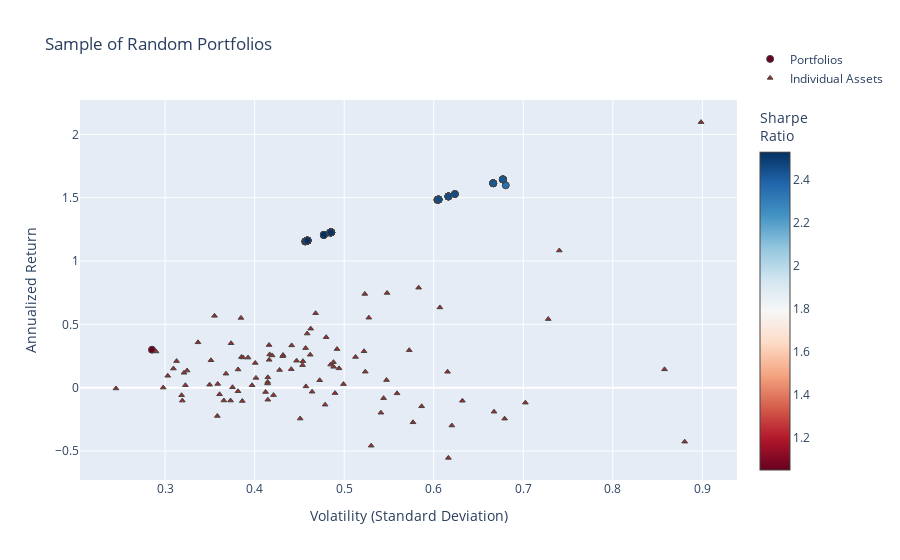

Notebook code for this chart:
### Code cell
fig = go.Figure()

fig.add_trace(go.Scatter(
    x=[p["variance"]**0.5 for p in total_portfolios],  # Convert variance to volatility
    y=[p["return"] for p in total_portfolios],
    mode='markers',
    marker=dict(
        color=[p["sharpe"] for p in total_portfolios],  # Sharpe Ratio
        showscale=True,
        size=7,
        line=dict(width=1),
        colorscale="RdBu",
        colorbar=dict(title="Sharpe<br>Ratio")
    ),
    hoverinfo='text',
    text=[
        f"Return: {p['return']:.3%}<br>Volatility: {p['variance']**0.5:.3f}<br>" +
        f"Sharpe Ratio: {p['return'] / (p['variance']**0.5):.3f}<br>" +
        "<br>".join([f"{p['tickers'][i]}: Weight={p['weights'][i]:.3f}" for i in range(len(p['tickers']))])
        for p in total_portfolios
    ],
    name="Portfolios"
))

fig.add_trace(go.Scatter(
    x=volatility,
    y=annualized_returns,
    mode='markers',
    hoverinfo='text',
    hovertext=[
        f"{name} <br>Volatility: {vol:.3f} <br>Returns: {ret:.3%} <br>Sharpe Ratio: {sr:.3f}"
        for name, vol, ret, sr in zip(names, volatility, annualized_returns, sharpe_ratios)
    ],
    marker=dict(
        color='brown',
        size=5,
        symbol='triangle-up',  # Sets the marker shape to a triangle
        line=dict(width=1)
    ),
    name="Individual Assets"
))

fig.update_layout(
    title='Sample of Random Portfolios',
    xaxis_title='Volatility (Standard Deviation)',
    yaxis_title='Annualized Return',
    legend=dict(y=5
    )
)


fig.show()

### Figure 1 — Plotly figure (JSON) as saved in the notebook; plotly's stock layout.template omitted (floating-point values rounded to 4 significant figures; data arrays with more than 128 entries replaced by an {"elided": "..."} marker saying what was removed)
{"data": [{"hoverinfo": "text", "marker": {"color": {"elided": "186 float values"}, "colorbar": {"title": {"text": "Sharpe<br>Ratio"}}, "colorscale": [[0, "rgb(103,0,31)"], [0.1, "rgb(178,24,43)"], [0.2, "rgb(214,96,77)"], [0.3, "rgb(244,165,130)"], [0.4, "rgb(253,219,199)"], [0.5, "rgb(247,247,247)"], [0.6, "rgb(209,229,240)"], [0.7, "rgb(146,197,222)"], [0.8, "rgb(67,147,195)"], [0.9, "rgb(33,102,172)"], [1, "rgb(5,48,97)"]], "line": {"width": 1}, "showscale": true, "size": 7}, "mode": "markers", "name": "Portfolios", "text": {"elided": "186 str values"}, "type": "scatter", "x": {"elided": "186 float values"}, "y": {"elided": "186 float values"}}, {"hoverinfo": "text", "hovertext": ["GIS_Close <br>Volatility: 0.309 <br>Returns: 15.105% <br>Sharpe Ratio: 1.652", "WMT_Close <br>Volatility: 0.313 <br>Returns: 20.983% <br>Sharpe Ratio: 2.420", "ORCL_Close <br>Volatility: 0.401 <br>Returns: 19.527% <br>Sharpe Ratio: 2.420", "GS_Close <br>Volatility: 0.524 <br>Returns: 12.618% <br>Sharpe Ratio: 2.420", "TMO_Close <br>Volatility: 0.374 <br>Returns: 35.075% <br>Sharpe Ratio: 2.428", "ACN_Close <br>Volatility: 0.416 <br>Returns: 22.015% <br>Sharpe Ratio: 2.428", "DUK_Close <br>Volatility: 0.415 <br>Returns: 4.539% <br>Sharpe Ratio: 2.428", "NVDA_Close <br>Volatility: 0.583 <br>Returns: 78.950% <br>Sharpe Ratio: 2.428", "BMY_Close <br>Volatility: 0.298 <br>Returns: 0.066% <br>Sharpe Ratio: 2.428", "NEE_Close <br>Volatility: 0.417 <br>Returns: 26.242% <br>Sharpe Ratio: 2.428", "SRE_Close <br>Volatility: 0.479 <br>Returns: -13.414% <br>Sharpe Ratio: 2.428", "IBM_Close <br>Volatility: 0.412 <br>Returns: -3.438% <br>Sharpe Ratio: 2.428", "ISRG_Close <br>Volatility: 0.457 <br>Returns: 31.244% <br>Sharpe Ratio: 2.428", "BABA_Close <br>Volatility: 0.415 <br>Returns: 8.165% <br>Sharpe Ratio: 2.428", "CPB_Close <br>Volatility: 0.323 <br>Returns: 1.937% <br>Sharpe Ratio: 2.428", "MS_Close <br>Volatility: 0.573 <br>Returns: 29.594% <br>Sharpe Ratio: 2.428", "RMD_Close <br>Volatility: 0.492 <br>Returns: 30.490% <br>Sharpe Ratio: 2.428", "EXC_Close <br>Volatility: 0.490 <br>Returns: -4.296% <br>Sharpe Ratio: 2.428", "AMD_Close <br>Volatility: 0.607 <br>Returns: 63.359% <br>Sharpe Ratio: 2.428", "VRTX_Close <br>Volatility: 0.473 <br>Returns: 5.877% <br>Sharpe Ratio: 2.428", "KO_Close <br>Volatility: 0.350 <br>Returns: 2.369% <br>Sharpe Ratio: 2.428", "TXN_Close <br>Volatility: 0.432 <br>Returns: 25.771% <br>Sharpe Ratio: 2.428", "MCD_Close <br>Volatility: 0.401 <br>Returns: 7.720% <br>Sharpe Ratio: 2.428", "JNJ_Close <br>Volatility: 0.303 <br>Returns: 9.397% <br>Sharpe Ratio: 2.428", "HON_Close <br>Volatility: 0.453 <br>Returns: 17.805% <br>Sharpe Ratio: 2.428", "PYPL_Close <br>Volatility: 0.523 <br>Returns: 74.029% <br>Sharpe Ratio: 2.428", "MRK_Close <br>Volatility: 0.319 <br>Returns: -10.200% <br>Sharpe Ratio: 2.428", "UBER_Close <br>Volatility: 0.728 <br>Returns: 54.160% <br>Sharpe Ratio: 2.428", "XOM_Close <br>Volatility: 0.530 <br>Returns: -45.815% <br>Sharpe Ratio: 2.428", "GM_Close <br>Volatility: 0.615 <br>Returns: 12.534% <br>Sharpe Ratio: 2.428", "KR_Close <br>Volatility: 0.321 <br>Returns: 11.767% <br>Sharpe Ratio: 2.428", "LMT_Close <br>Volatility: 0.415 <br>Returns: -9.516% <br>Sharpe Ratio: 2.428", "TSLA_Close <br>Volatility: 0.898 <br>Returns: 209.696% <br>Sharpe Ratio: 2.428", "REGN_Close <br>Volatility: 0.431 <br>Returns: 24.871% <br>Sharpe Ratio: 2.428", "AMGN_Close <br>Volatility: 0.381 <br>Returns: -2.820% <br>Sharpe Ratio: 2.428", "UNH_Close <br>Volatility: 0.485 <br>Returns: 18.210% <br>Sharpe Ratio: 2.428", "T_Close <br>Volatility: 0.358 <br>Returns: -22.344% <br>Sharpe Ratio: 2.428", "ADBE_Close <br>Volatility: 0.480 <br>Returns: 39.865% <br>Sharpe Ratio: 2.428", "VZ_Close <br>Volatility: 0.245 <br>Returns: -0.605% <br>Sharpe Ratio: 2.428", "WFC_Close <br>Volatility: 0.616 <br>Returns: -55.430% <br>Sharpe Ratio: 2.428", "GILD_Close <br>Volatility: 0.373 <br>Returns: -10.162% <br>Sharpe Ratio: 2.428", "EW_Close <br>Volatility: 0.441 <br>Returns: 14.610% <br>Sharpe Ratio: 2.428", "DIS_Close <br>Volatility: 0.488 <br>Returns: 20.167% <br>Sharpe Ratio: 2.428", "ABBV_Close <br>Volatility: 0.351 <br>Returns: 21.647% <br>Sharpe Ratio: 2.428", "BIIB_Close <br>Volatility: 0.667 <br>Returns: -18.970% <br>Sharpe Ratio: 2.428", "LYFT_Close <br>Volatility: 0.858 <br>Returns: 14.478% <br>Sharpe Ratio: 2.428", "MO_Close <br>Volatility: 0.366 <br>Returns: -10.116% <br>Sharpe Ratio: 2.428", "BSX_Close <br>Volatility: 0.451 <br>Returns: -24.400% <br>Sharpe Ratio: 2.428", "DHR_Close <br>Volatility: 0.337 <br>Returns: 35.814% <br>Sharpe Ratio: 2.428", "MDT_Close <br>Volatility: 0.414 <br>Returns: 3.293% <br>Sharpe Ratio: 2.428", "SPOT_Close <br>Volatility: 0.548 <br>Returns: 74.788% <br>Sharpe Ratio: 2.428", "META_Close <br>Volatility: 0.462 <br>Returns: 26.030% <br>Sharpe Ratio: 2.428", "PG_Close <br>Volatility: 0.325 <br>Returns: 13.501% <br>Sharpe Ratio: 2.428", "UA_Close <br>Volatility: 0.679 <br>Returns: -24.459% <br>Sharpe Ratio: 2.428", "COST_Close <br>Volatility: 0.290 <br>Returns: 28.590% <br>Sharpe Ratio: 2.428", "V_Close <br>Volatility: 0.428 <br>Returns: 13.994% <br>Sharpe Ratio: 2.428", "QCOM_Close <br>Volatility: 0.528 <br>Returns: 55.263% <br>Sharpe Ratio: 2.428", "GE_Close <br>Volatility: 0.632 <br>Returns: -10.323% <br>Sharpe Ratio: 2.428", "MMM_Close <br>Volatility: 0.375 <br>Returns: 0.330% <br>Sharpe Ratio: 2.428", "SAP_Close <br>Volatility: 0.464 <br>Returns: -3.194% <br>Sharpe Ratio: 2.428", "LLY_Close <br>Volatility: 0.419 <br>Returns: 25.453% <br>Sharpe Ratio: 2.428", "DE_Close <br>Volatility: 0.459 <br>Returns: 42.745% <br>Sharpe Ratio: 2.428", "BAC_Close <br>Volatility: 0.586 <br>Returns: -14.706% <br>Sharpe Ratio: 2.428", "ETN_Close <br>Volatility: 0.513 <br>Returns: 24.236% <br>Sharpe Ratio: 2.452", "PM_Close <br>Volatility: 0.397 <br>Returns: 1.919% <br>Sharpe Ratio: 2.452", "SYK_Close <br>Volatility: 0.494 <br>Returns: 15.287% <br>Sharpe Ratio: 2.452", "SNAP_Close <br>Volatility: 0.740 <br>Returns: 108.305% <br>Sharpe Ratio: 2.452", "MSFT_Close <br>Volatility: 0.441 <br>Returns: 33.406% <br>Sharpe Ratio: 2.452", "NKE_Close <br>Volatility: 0.416 <br>Returns: 33.675% <br>Sharpe Ratio: 2.452", "CAT_Close <br>Volatility: 0.454 <br>Returns: 20.953% <br>Sharpe Ratio: 2.452", "EMR_Close <br>Volatility: 0.547 <br>Returns: 6.008% <br>Sharpe Ratio: 2.452", "BTI_Close <br>Volatility: 0.361 <br>Returns: -5.213% <br>Sharpe Ratio: 2.452", "SO_Close <br>Volatility: 0.457 <br>Returns: 0.996% <br>Sharpe Ratio: 2.452", "CVX_Close <br>Volatility: 0.620 <br>Returns: -29.888% <br>Sharpe Ratio: 2.452", "AAPL_Close <br>Volatility: 0.468 <br>Returns: 58.803% <br>Sharpe Ratio: 2.449", "ABT_Close <br>Volatility: 0.393 <br>Returns: 23.745% <br>Sharpe Ratio: 2.449", "JPM_Close <br>Volatility: 0.544 <br>Returns: -8.287% <br>Sharpe Ratio: 2.452", "SYY_Close <br>Volatility: 0.702 <br>Returns: -11.836% <br>Sharpe Ratio: 2.449", "GOOG_Close <br>Volatility: 0.385 <br>Returns: 24.168% <br>Sharpe Ratio: 2.449", "ZBH_Close <br>Volatility: 0.499 <br>Returns: 2.809% <br>Sharpe Ratio: 2.452", "BA_Close <br>Volatility: 0.880 <br>Returns: -42.649% <br>Sharpe Ratio: 2.449", "CSCO_Close <br>Volatility: 0.421 <br>Returns: -5.864% <br>Sharpe Ratio: 2.449", "F_Close <br>Volatility: 0.559 <br>Returns: -4.460% <br>Sharpe Ratio: 2.449", "AMZN_Close <br>Volatility: 0.385 <br>Returns: 55.101% <br>Sharpe Ratio: 2.449", "PEP_Close <br>Volatility: 0.368 <br>Returns: 11.037% <br>Sharpe Ratio: 2.449", "MA_Close <br>Volatility: 0.488 <br>Returns: 16.468% <br>Sharpe Ratio: 2.449", "CMCSA_Close <br>Volatility: 0.381 <br>Returns: 14.383% <br>Sharpe Ratio: 2.449", "RTX_Close <br>Volatility: 0.577 <br>Returns: -27.337% <br>Sharpe Ratio: 2.449", "INTC_Close <br>Volatility: 0.541 <br>Returns: -19.777% <br>Sharpe Ratio: 2.449", "PFE_Close <br>Volatility: 0.359 <br>Returns: 2.947% <br>Sharpe Ratio: 2.449", "RDY_Close <br>Volatility: 0.355 <br>Returns: 56.708% <br>Sharpe Ratio: 2.449", "K_Close <br>Volatility: 0.318 <br>Returns: -5.956% <br>Sharpe Ratio: 2.449", "NFLX_Close <br>Volatility: 0.463 <br>Returns: 46.595% <br>Sharpe Ratio: 2.449", "AEP_Close <br>Volatility: 0.386 <br>Returns: -10.503% <br>Sharpe Ratio: 2.449", "CRM_Close <br>Volatility: 0.522 <br>Returns: 28.769% <br>Sharpe Ratio: 2.449", "HD_Close <br>Volatility: 0.447 <br>Returns: 21.279% <br>Sharpe Ratio: 2.449", "GOOGL_Close <br>Volatility: 0.387 <br>Returns: 23.883% <br>Sharpe Ratio: 2.449"], "marker": {"color": "brown", "line": {"width": 1}, "size": 5, "symbol": "triangle-up"}, "mode": "markers", "name": "Individual Assets", "type": "scatter", "x": [0.3093, 0.3128, 0.4007, 0.5235, 0.3737, 0.4162, 0.4145, 0.5832, 0.2979, 0.4168, 0.4787, 0.4122, 0.4569, 0.4147, 0.3227, 0.5726, 0.492, 0.4898, 0.6069, 0.4726, 0.3497, 0.4317, 0.4015, 0.303, 0.4535, 0.523, 0.3192, 0.7279, 0.5301, 0.6154, 0.3211, 0.4147, 0.8985, 0.4314, 0.3814, 0.4849, 0.3583, 0.4799, 0.2451, 0.6163, 0.3731, 0.4409, 0.488, 0.3512, 0.6673, 0.8577, 0.3656, 0.4508, 0.3367, 0.4145, 0.5479, 0.4621, 0.3245, 0.6792, 0.2899, 0.4278, 0.5275, 0.632, 0.3753, 0.4642, 0.4195, 0.4587, 0.5865, 0.5127, 0.3971, 0.4943, 0.7402, 0.4413, 0.4161, 0.4539, 0.5472, 0.3608, 0.4573, 0.6202, 0.4681, 0.3926, 0.544, 0.7023, 0.3853, 0.4992, 0.8803, 0.4211, 0.559, 0.3847, 0.368, 0.4882, 0.3815, 0.5768, 0.541, 0.3587, 0.3552, 0.3184, 0.4626, 0.3862, 0.5222, 0.4468, 0.3869], "y": [0.1511, 0.2098, 0.1953, 0.1262, 0.3507, 0.2202, 0.04539, 0.7895, 0.0006639, 0.2624, -0.1341, -0.03438, 0.3124, 0.08165, 0.01937, 0.2959, 0.3049, -0.04296, 0.6336, 0.05877, 0.02369, 0.2577, 0.0772, 0.09397, 0.1781, 0.7403, -0.102, 0.5416, -0.4582, 0.1253, 0.1177, -0.09516, 2.097, 0.2487, -0.0282, 0.1821, -0.2234, 0.3986, -0.006055, -0.5543, -0.1016, 0.1461, 0.2017, 0.2165, -0.1897, 0.1448, -0.1012, -0.244, 0.3581, 0.03293, 0.7479, 0.2603, 0.135, -0.2446, 0.2859, 0.1399, 0.5526, -0.1032, 0.003302, -0.03194, 0.2545, 0.4275, -0.1471, 0.2424, 0.01919, 0.1529, 1.083, 0.3341, 0.3368, 0.2095, 0.06008, -0.05213, 0.009958, -0.2989, 0.588, 0.2374, -0.08287, -0.1184, 0.2417, 0.02809, -0.4265, -0.05864, -0.0446, 0.551, 0.1104, 0.1647, 0.1438, -0.2734, -0.1978, 0.02947, 0.5671, -0.05956, 0.4659, -0.105, 0.2877, 0.2128, 0.2388]}], "layout": {"legend": {"y": 5}, "title": {"text": "Sample of Random Portfolios"}, "xaxis": {"title": {"text": "Volatility (Standard Deviation)"}}, "yaxis": {"title": {"text": "Annualized Return"}}}}
